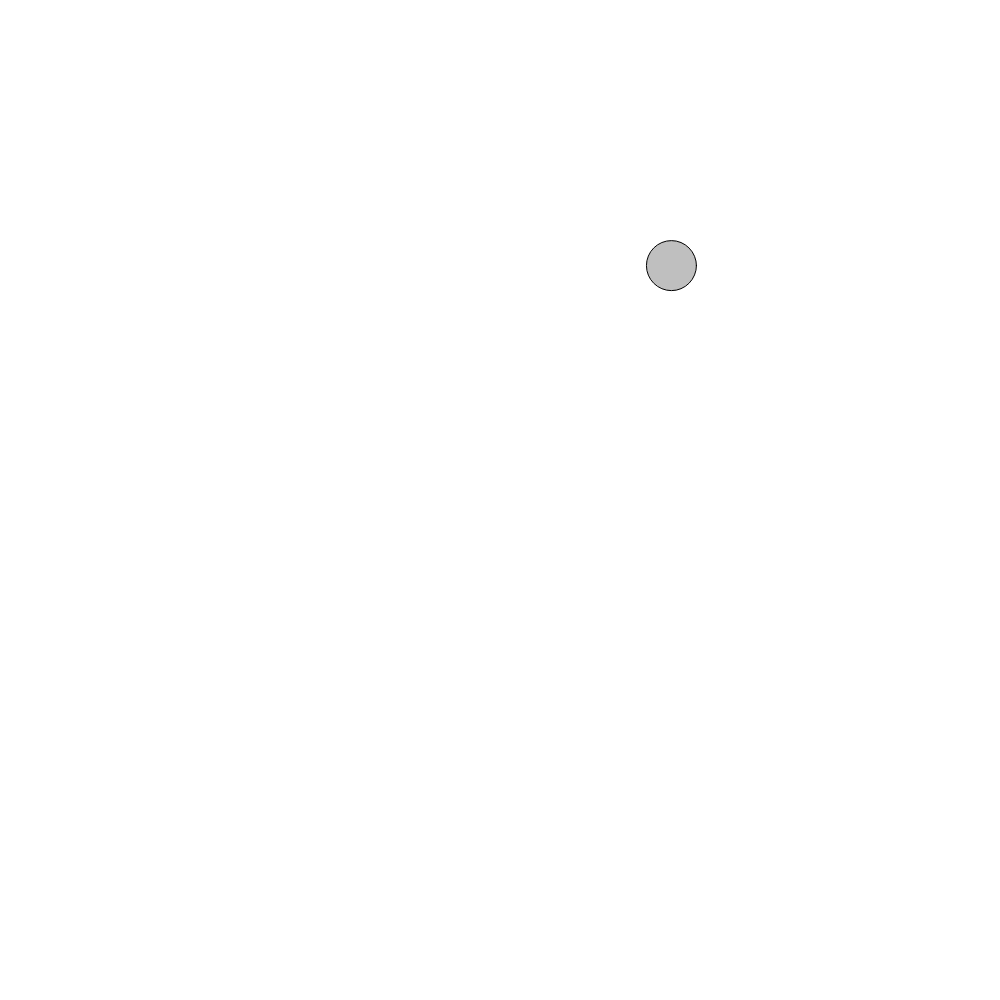
Frame 1 (no input)
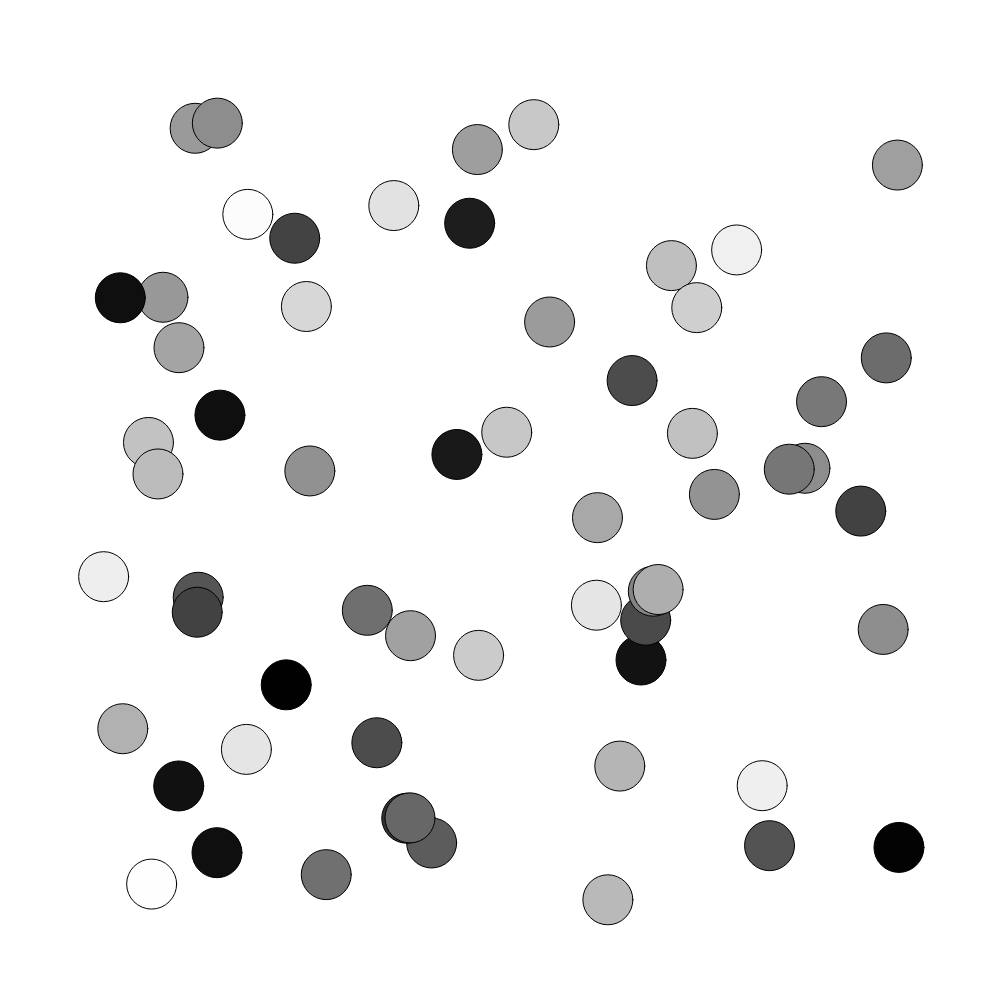
Frame 60 (no input)
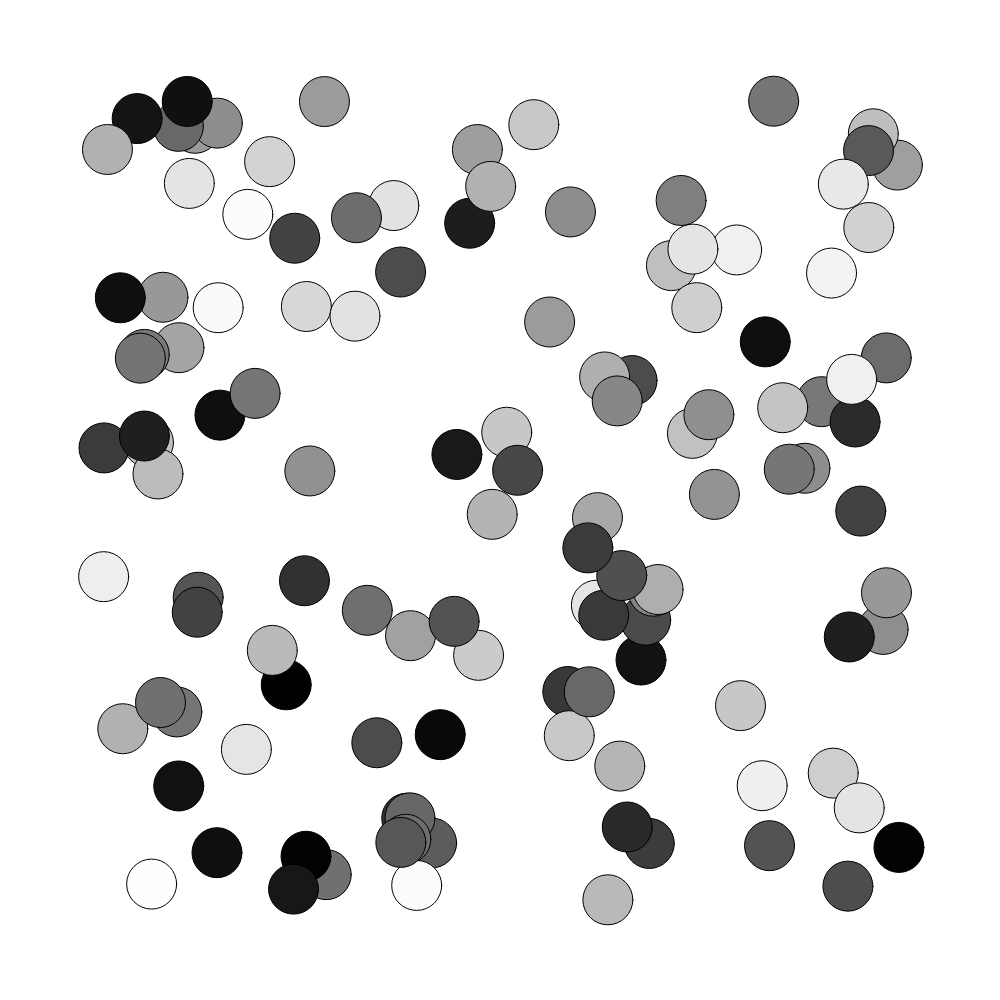
Frame 120 (the mouse pressed at the canvas centre since frame 60)

The p5.js sketch that drew these frames (run headless with seeded random() and noise() and a simulated clock; from frame 60 on, the mouse is pressed at the canvas centre):

// p5.js sketch
// ── sketch.js
var ranx = 0;
var rany = 0;
var clr = 0;

function setup() {
  // createCanvas(windowWidth,windowHeight);
  createCanvas(1000,1000);

}

function draw() {
  ranx = random(100,900);
  rany = random(100,900);
  clr = random(0,255);
  stroke(0);
  fill(clr);
  ellipse(ranx,rany,50,50);

}
